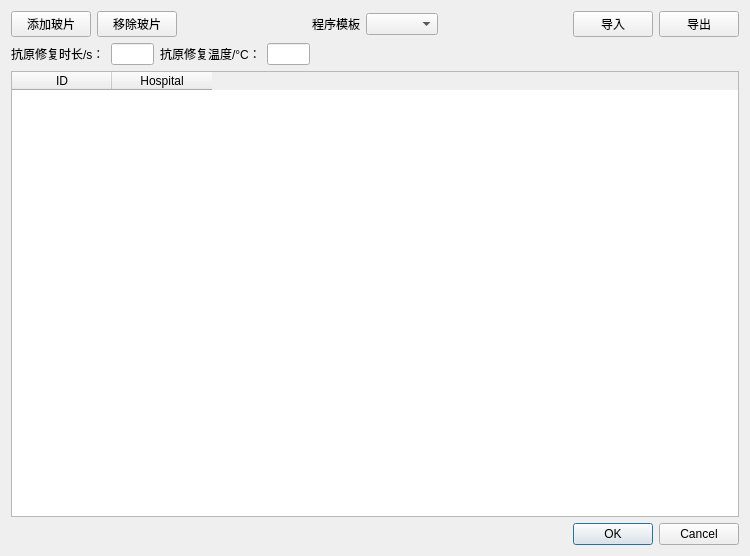
<?xml version="1.0" encoding="UTF-8"?>
<ui version="4.0">
 <class>SlideShelfEditDialog</class>
 <widget class="QDialog" name="SlideShelfEditDialog">
  <property name="geometry">
   <rect>
    <x>0</x>
    <y>0</y>
    <width>750</width>
    <height>556</height>
   </rect>
  </property>
  <property name="windowTitle">
   <string>编辑玻片架</string>
  </property>
  <layout class="QVBoxLayout" name="verticalLayout">
   <item>
    <layout class="QHBoxLayout" name="horizontalLayout_2">
     <item>
      <widget class="QPushButton" name="btnAddSlide">
       <property name="text">
        <string>添加玻片</string>
       </property>
      </widget>
     </item>
     <item>
      <widget class="QPushButton" name="btnRemoveSlide">
       <property name="text">
        <string>移除玻片</string>
       </property>
      </widget>
     </item>
     <item>
      <spacer name="horizontalSpacer">
       <property name="orientation">
        <enum>Qt::Horizontal</enum>
       </property>
       <property name="sizeHint" stdset="0">
        <size>
         <width>40</width>
         <height>20</height>
        </size>
       </property>
      </spacer>
     </item>
     <item>
      <widget class="QLabel" name="label_3">
       <property name="text">
        <string>程序模板</string>
       </property>
      </widget>
     </item>
     <item>
      <widget class="QComboBox" name="comboBoxFormula"/>
     </item>
     <item>
      <spacer name="horizontalSpacer_4">
       <property name="orientation">
        <enum>Qt::Horizontal</enum>
       </property>
       <property name="sizeHint" stdset="0">
        <size>
         <width>40</width>
         <height>20</height>
        </size>
       </property>
      </spacer>
     </item>
     <item>
      <widget class="QPushButton" name="btnImport">
       <property name="text">
        <string>导入</string>
       </property>
      </widget>
     </item>
     <item>
      <widget class="QPushButton" name="btnExport">
       <property name="text">
        <string>导出</string>
       </property>
      </widget>
     </item>
    </layout>
   </item>
   <item>
    <layout class="QHBoxLayout" name="horizontalLayout_3" stretch="1,1,1,1,10">
     <item>
      <widget class="QLabel" name="label">
       <property name="text">
        <string>抗原修复时长/s：</string>
       </property>
      </widget>
     </item>
     <item>
      <widget class="QLineEdit" name="lineEditRepairTime">
       <property name="sizePolicy">
        <sizepolicy hsizetype="Expanding" vsizetype="Fixed">
         <horstretch>0</horstretch>
         <verstretch>0</verstretch>
        </sizepolicy>
       </property>
      </widget>
     </item>
     <item>
      <widget class="QLabel" name="label_2">
       <property name="text">
        <string>抗原修复温度/°C：</string>
       </property>
      </widget>
     </item>
     <item>
      <widget class="QLineEdit" name="lineEditRepairTemp"/>
     </item>
     <item>
      <spacer name="horizontalSpacer_3">
       <property name="orientation">
        <enum>Qt::Horizontal</enum>
       </property>
       <property name="sizeHint" stdset="0">
        <size>
         <width>40</width>
         <height>20</height>
        </size>
       </property>
      </spacer>
     </item>
    </layout>
   </item>
   <item>
    <widget class="QTableWidget" name="tableWidget">
     <property name="sizePolicy">
      <sizepolicy hsizetype="Expanding" vsizetype="Expanding">
       <horstretch>0</horstretch>
       <verstretch>0</verstretch>
      </sizepolicy>
     </property>
     <property name="editTriggers">
      <set>QAbstractItemView::NoEditTriggers</set>
     </property>
     <property name="selectionMode">
      <enum>QAbstractItemView::SingleSelection</enum>
     </property>
     <property name="selectionBehavior">
      <enum>QAbstractItemView::SelectRows</enum>
     </property>
     <property name="gridStyle">
      <enum>Qt::SolidLine</enum>
     </property>
     <column>
      <property name="text">
       <string>ID</string>
      </property>
     </column>
     <column>
      <property name="text">
       <string>Hospital</string>
      </property>
     </column>
    </widget>
   </item>
   <item>
    <layout class="QHBoxLayout" name="horizontalLayout">
     <item>
      <spacer name="horizontalSpacer_2">
       <property name="orientation">
        <enum>Qt::Horizontal</enum>
       </property>
       <property name="sizeHint" stdset="0">
        <size>
         <width>40</width>
         <height>20</height>
        </size>
       </property>
      </spacer>
     </item>
     <item>
      <widget class="QDialogButtonBox" name="btnBox">
       <property name="standardButtons">
        <set>QDialogButtonBox::Cancel|QDialogButtonBox::Ok</set>
       </property>
      </widget>
     </item>
    </layout>
   </item>
  </layout>
 </widget>
 <layoutdefault spacing="6" margin="11"/>
 <resources/>
 <connections>
  <connection>
   <sender>btnBox</sender>
   <signal>rejected()</signal>
   <receiver>SlideShelfEditDialog</receiver>
   <slot>reject()</slot>
   <hints>
    <hint type="sourcelabel">
     <x>405</x>
     <y>412</y>
    </hint>
    <hint type="destinationlabel">
     <x>272</x>
     <y>217</y>
    </hint>
   </hints>
  </connection>
 </connections>
</ui>
